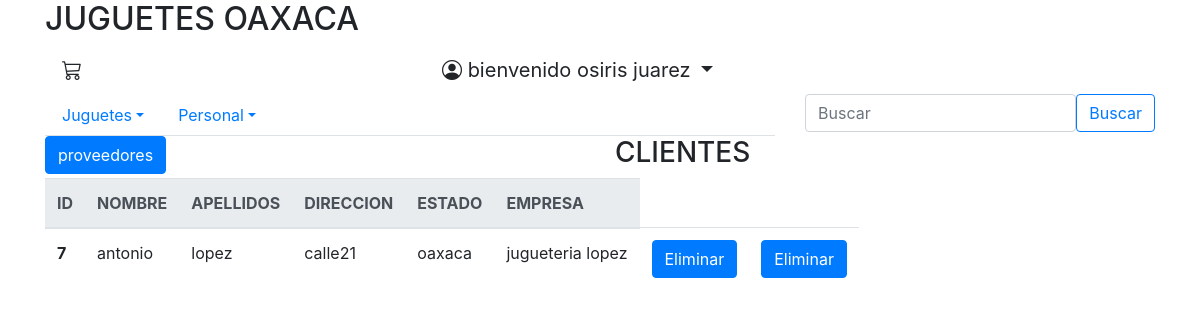
The page /listarClientes.php (signed in) on the database its author committed.
### tables this page shows
CREATE TABLE `proveedor` (
  `id` int(11) NOT NULL,
  `nombre` varchar(64) DEFAULT NULL,
  `apellidos` varchar(64) DEFAULT NULL,
  `direccion` varchar(64) DEFAULT NULL,
  `codigo` int(11) DEFAULT NULL,
  `estado` varchar(64) DEFAULT NULL,
  `administrador` int(11) DEFAULT NULL,
  `empresa` varchar(64) NOT NULL
);

### listarClientes.php (the view, shortened to what this page needs)
<?php include('recursos/header.php')?>
<?php include('recursos/body.php')?>
<?php include('conexion.php') ?>
<div class="container">
<div class=row>
<div class=col>
<a href="listarProveedores.php" class="btn btn-primary" >proveedores</a>
</div>
<div class=col>
<h3>CLIENTES</h3>
</div>
</div>
<table class="table table-responsive" >
  <thead class="thead-light">
    <tr>
      <th scope="col">ID</th>
      <th scope="col">NOMBRE</th>
      <th scope="col">APELLIDOS</th>
      <th scope="col">DIRECCION</th>
      <th scope="col">ESTADO</th>
      <th scope="col">EMPRESA</th>
    </tr>
  </thead>
  <tbody>
  <?php
  $query="SELECT id,nombre,apellidos,direccion,codigo,estado,empresa FROM proveedor WHERE administrador=0";
  $result=mysqli_query($con,$query);
   while($row = mysqli_fetch_array($result)) {?>
        <tr>
    <th><?php echo $row['id']?></th>
      <td><?php echo $row['nombre']?></td>
      <td><?php echo $row['apellidos']?></td>
      <td><?php echo $row['direccion']?></td>
      <td><?php echo $row['estado']?></td>
      <td><?php echo $row['empresa']?>  </td>
        <td><a href="eliminarCliente.php?id=<?php echo $row['id']?>" class="btn btn-primary" name="guarda" >Eliminar</a></td>
        <td><a href="eliminarCliente.php?id=<?php echo $row['id']?>" class="btn btn-primary" name="guarda" >Eliminar</a></td>
    </tr>
  <?php }
  ?>
 </tbody>
</table>
</div>

### rows shown on the page
proveedor: id "7", nombre "antonio", apellidos "lopez", direccion "calle21", estado "oaxaca", empresa "jugueteria lopez"

### other values the page prints
$_SESSION['nombreusuario'] "osiris juarez"
